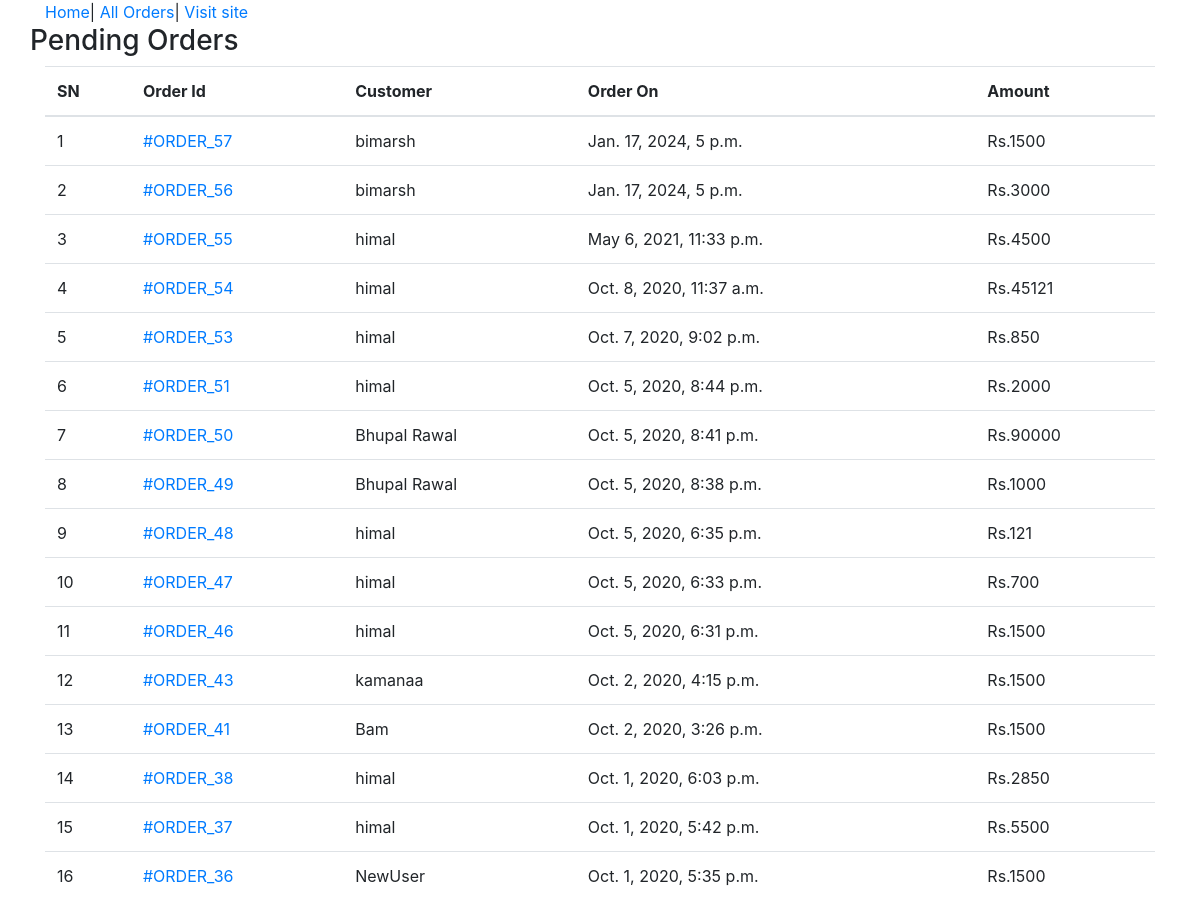
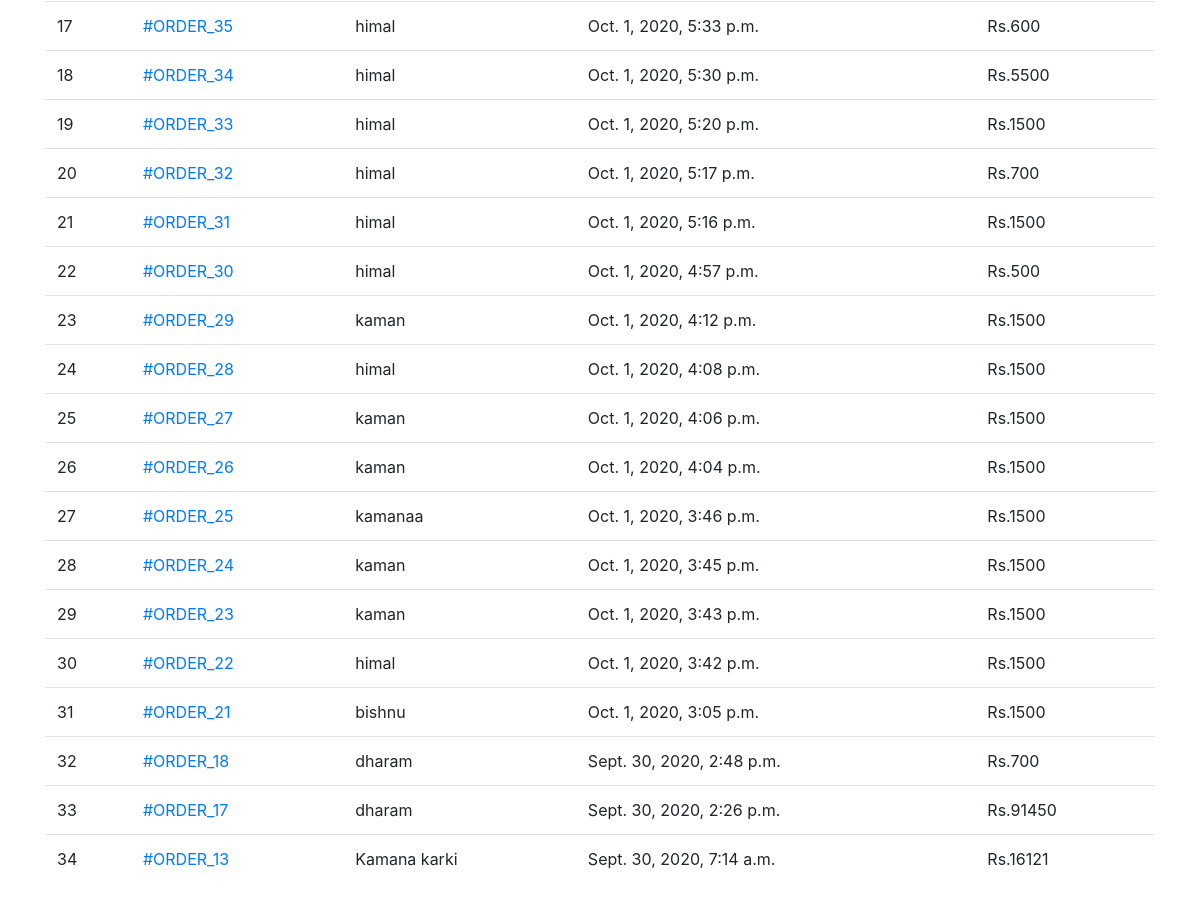
Page /admin-home/ (signed in) on the committed database (2 pictures, top to bottom).
### ecomapp/models.py (models this page shows, shortened)
class Order(models.Model):
    cart=models.OneToOneField(Cart,on_delete=models.CASCADE)
    ordered_by=models.CharField(max_length=200)
    shipping_address=models.CharField(max_length=200)
    mobile=models.CharField(max_length=10)
    email=models.EmailField(null=True,blank=True)
    subtotal=models.PositiveIntegerField()
    discount=models.PositiveIntegerField()
    total=models.PositiveIntegerField()
    order_status=models.CharField(max_length=50,choices=ORDER_STATUS)
    created_at=models.DateTimeField(auto_now_add=True)
    payment_method=models.CharField(max_length=20,choices=METHOD,default="Cash On Delivery")
    payment_completed=models.BooleanField(default=False,null=True,blank=True)

### ecomapp/views.py (the view)
# urls.py: path('admin-home/',AdminHomeView.as_view(),name='adminhome'),
class AdminHomeView(AdminRequiredMixin,TemplateView):
    template_name='adminpages/adminhome.html'
    def get_context_data(self,**kwargs):
        context=super().get_context_data(**kwargs)
        context['pendingorders']=Order.objects.filter(order_status="Order Received").order_by('-id')
        return context

### ecomapp/views.py (called while the page is built)
    def dispatch(self,request,*args,**kwargs):
        if request.user.is_authenticated and Admin.objects.filter(user=request.user).exists():
            pass
        else:
            return redirect('/admin-login/')
        return super().dispatch(request,*args,**kwargs)

### templates/adminpages/adminhome.html (shortened to what this page needs)
{% extends 'adminpages/adminbase.html'%}
{%block content%}
<div class="container">
    <div class="row">
        <h3>Pending Orders</h3>
        <div class="col-md-12">
            <table class="table">
                <thead>
                    <tr>
                        <th>SN</th>
                        <th>Order Id</th>
                        <th>Customer</th>
                        <th>Order On</th>
                        <th>Amount</th>
                    </tr>
                </thead>
                <tbody>
                    {%for order in pendingorders%}
                    <tr>
                        <td>{{forloop.counter}}</td>
                        <td><a href="{% url 'ecomapp:adminorderdetail' order.id%}">#ORDER_{{order.id}}</a></td>
                        <td>{{order.ordered_by}}</a></td>
                        <td>{{order.created_at}}</td>
                        <td>Rs.{{order.total}}</td>
                    </tr>
                    {%endfor%}
                </tbody>
            </table>
        </div>
    </div>
</div>
{%endblock%}

### rows in the picture
Order: id "57", ordered_by "bimarsh", created_at "Jan. 17, 2024, 5 p.m.", total "1500"
Order: id "56", ordered_by "bimarsh", created_at "Jan. 17, 2024, 5 p.m.", total "3000"
Order: id "55", ordered_by "himal", created_at "May 6, 2021, 11:33 p.m.", total "4500"
Order: id "54", ordered_by "himal", created_at "Oct. 8, 2020, 11:37 a.m.", total "45121"
Order: id "53", ordered_by "himal", created_at "Oct. 7, 2020, 9:02 p.m.", total "850"
Order: id "51", ordered_by "himal", created_at "Oct. 5, 2020, 8:44 p.m.", total "2000"
Order: id "50", ordered_by "Bhupal Rawal", created_at "Oct. 5, 2020, 8:41 p.m.", total "90000"
Order: id "49", ordered_by "Bhupal Rawal", created_at "Oct. 5, 2020, 8:38 p.m.", total "1000"
Order: id "48", ordered_by "himal", created_at "Oct. 5, 2020, 6:35 p.m.", total "121"
Order: id "47", ordered_by "himal", created_at "Oct. 5, 2020, 6:33 p.m.", total "700"
Order: id "46", ordered_by "himal", created_at "Oct. 5, 2020, 6:31 p.m.", total "1500"
Order: id "43", ordered_by "kamanaa", created_at "Oct. 2, 2020, 4:15 p.m.", total "1500"
Order: id "41", ordered_by "Bam", created_at "Oct. 2, 2020, 3:26 p.m.", total "1500"
Order: id "38", ordered_by "himal", created_at "Oct. 1, 2020, 6:03 p.m.", total "2850"
Order: id "37", ordered_by "himal", created_at "Oct. 1, 2020, 5:42 p.m.", total "5500"
Order: id "36", ordered_by "NewUser", created_at "Oct. 1, 2020, 5:35 p.m.", total "1500"
Order: id "35", ordered_by "himal", created_at "Oct. 1, 2020, 5:33 p.m.", total "600"
Order: id "34", ordered_by "himal", created_at "Oct. 1, 2020, 5:30 p.m.", total "5500"
Order: id "33", ordered_by "himal", created_at "Oct. 1, 2020, 5:20 p.m.", total "1500"
Order: id "32", ordered_by "himal", created_at "Oct. 1, 2020, 5:17 p.m.", total "700"
Order: id "31", ordered_by "himal", created_at "Oct. 1, 2020, 5:16 p.m.", total "1500"
Order: id "30", ordered_by "himal", created_at "Oct. 1, 2020, 4:57 p.m.", total "500"
Order: id "29", ordered_by "kaman", created_at "Oct. 1, 2020, 4:12 p.m.", total "1500"
Order: id "28", ordered_by "himal", created_at "Oct. 1, 2020, 4:08 p.m.", total "1500"
Order: id "27", ordered_by "kaman", created_at "Oct. 1, 2020, 4:06 p.m.", total "1500"
Order: id "26", ordered_by "kaman", created_at "Oct. 1, 2020, 4:04 p.m.", total "1500"
Order: id "25", ordered_by "kamanaa", created_at "Oct. 1, 2020, 3:46 p.m.", total "1500"
Order: id "24", ordered_by "kaman", created_at "Oct. 1, 2020, 3:45 p.m.", total "1500"
Order: id "23", ordered_by "kaman", created_at "Oct. 1, 2020, 3:43 p.m.", total "1500"
Order: id "22", ordered_by "himal", created_at "Oct. 1, 2020, 3:42 p.m.", total "1500"
Order: id "21", ordered_by "bishnu", created_at "Oct. 1, 2020, 3:05 p.m.", total "1500"
Order: id "18", ordered_by "dharam", created_at "Sept. 30, 2020, 2:48 p.m.", total "700"
Order: id "17", ordered_by "dharam", created_at "Sept. 30, 2020, 2:26 p.m.", total "91450"
Order: id "13", ordered_by "Kamana karki", created_at "Sept. 30, 2020, 7:14 a.m.", total "16121"
